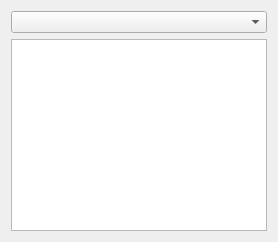
<?xml version="1.0" encoding="UTF-8"?>
<ui version="4.0">
 <class>QueryResults</class>
 <widget class="QDialog" name="QueryResults">
  <property name="windowTitle">
   <string>Результаты запросов</string>
  </property>
  <layout class="QVBoxLayout" name="verticalLayout">
   <item>
    <widget class="QComboBox" name="querySelector"/>
   </item>
   <item>
    <widget class="QTableWidget" name="resultTable">
     <property name="editTriggers">
      <set>QAbstractItemView::NoEditTriggers</set>
     </property>
     <property name="selectionBehavior">
      <enum>QAbstractItemView::SelectRows</enum>
     </property>
     <property name="selectionMode">
      <enum>QAbstractItemView::SingleSelection</enum>
     </property>
     <property name="alternatingRowColors">
      <bool>true</bool>
     </property>
     <property name="sortingEnabled">
      <bool>true</bool>
     </property>
     <property name="showGrid">
      <bool>true</bool>
     </property>
     <property name="gridStyle">
      <enum>Qt::SolidLine</enum>
     </property>
    </widget>
   </item>
  </layout>
 </widget>
 <resources/>
 <connections/>
</ui>
